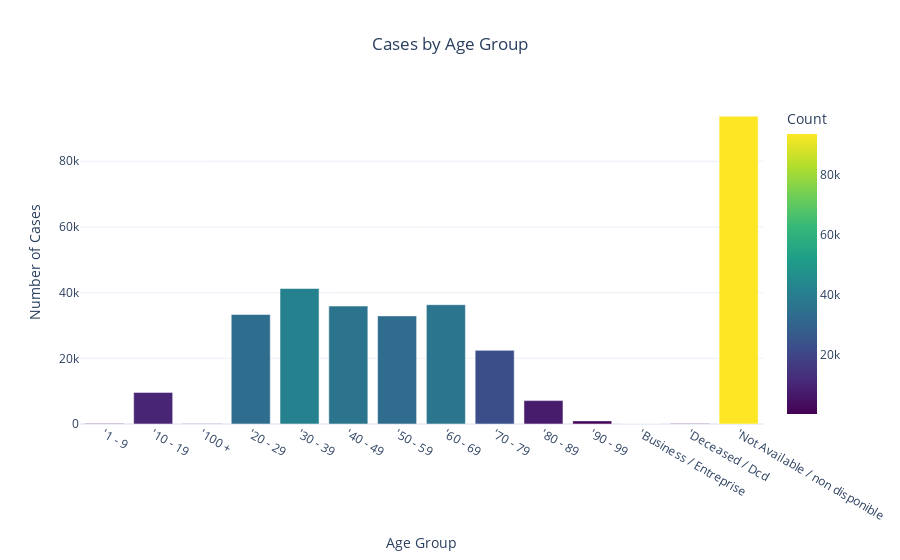

The code cell stored with this chart in its notebook:
### Code cell
# 1. Cases by age group (Bar Chart)
age_group_counts = df.groupby("Victim Age Range / Tranche d'ge des victimes").size().reset_index(name='Count')

fig1 = px.bar(age_group_counts, 
             x="Victim Age Range / Tranche d'ge des victimes", 
             y='Count',
             title='Cases by Age Group',
             template='plotly_white',
             color='Count',
             color_continuous_scale='Viridis')

fig1.update_layout(
    title_x=0.5,
    xaxis_title='Age Group',
    yaxis_title='Number of Cases',
    showlegend=False,
    plot_bgcolor='white'
)

fig1.show()

### Figure 1 — Plotly figure (JSON) as saved in the notebook; plotly's stock layout.template omitted (floating-point values rounded to 4 significant figures)
{"data": [{"hovertemplate": "Victim Age Range / Tranche d'ge des victimes=%{x}<br>Count=%{marker.color}<extra></extra>", "legendgroup": "", "marker": {"color": [173, 9620, 60, 33347, 41255, 35907, 32915, 36318, 22417, 7117, 947, 23, 165, 93712], "coloraxis": "coloraxis", "pattern": {"shape": ""}}, "name": "", "orientation": "v", "showlegend": false, "textposition": "auto", "type": "bar", "x": ["'1 - 9", "'10 - 19", "'100 +", "'20 - 29", "'30 - 39", "'40 - 49", "'50 - 59", "'60 - 69", "'70 - 79", "'80 - 89", "'90 - 99", "'Business / Entreprise", "'Deceased / Dcd", "'Not Available / non disponible"], "xaxis": "x", "y": [173, 9620, 60, 33347, 41255, 35907, 32915, 36318, 22417, 7117, 947, 23, 165, 93712], "yaxis": "y"}], "layout": {"barmode": "relative", "coloraxis": {"colorbar": {"title": {"text": "Count"}}, "colorscale": [[0, "#440154"], [0.1111, "#482878"], [0.2222, "#3e4989"], [0.3333, "#31688e"], [0.4444, "#26828e"], [0.5556, "#1f9e89"], [0.6667, "#35b779"], [0.7778, "#6ece58"], [0.8889, "#b5de2b"], [1, "#fde725"]]}, "legend": {"tracegroupgap": 0}, "plot_bgcolor": "white", "showlegend": false, "title": {"text": "Cases by Age Group", "x": 0.5}, "xaxis": {"anchor": "y", "domain": [0, 1], "title": {"text": "Age Group"}}, "yaxis": {"anchor": "x", "domain": [0, 1], "title": {"text": "Number of Cases"}}}}
